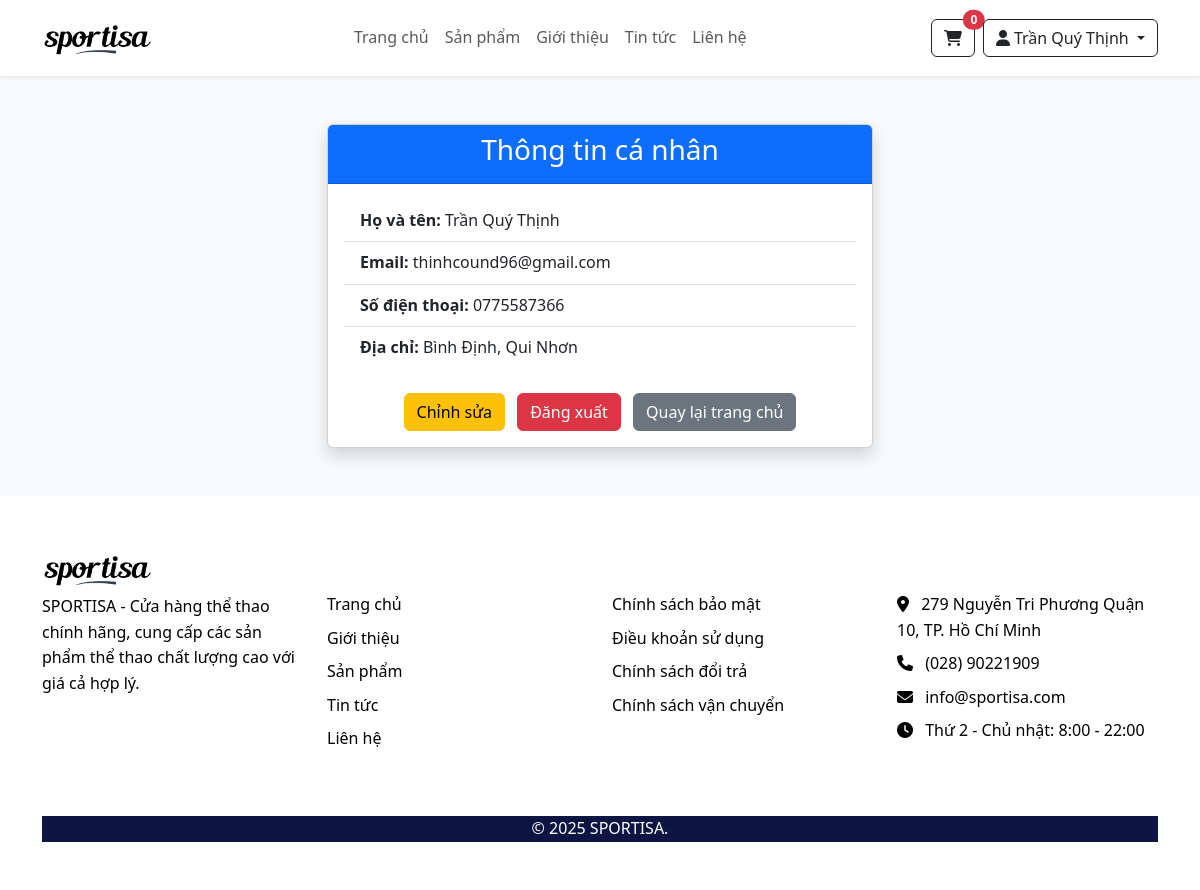
/profile.php (signed in), run on the app's committed database.
### tables this page shows
CREATE TABLE `users` (
  `id` int(11) NOT NULL,
  `username` varchar(50) NOT NULL,
  `email` varchar(100) NOT NULL,
  `password` varchar(255) NOT NULL,
  `full_name` varchar(100) NOT NULL,
  `phone` varchar(20) DEFAULT NULL,
  `address` text DEFAULT NULL,
  `role` enum('admin','user') DEFAULT 'user',
  `status` enum('active','inactive') DEFAULT 'active',
  `created_at` timestamp NOT NULL DEFAULT current_timestamp(),
  `updated_at` timestamp NOT NULL DEFAULT current_timestamp() ON UPDATE current_timestamp()
);

### controllers/profilecontroller.php (called while the page is built)
<?php
class ProfileController {
  private $model;
  public function __construct($model) {
    $this->model = $model;
  }
  public function getProfile($email) {
    return $this->model->getUserByEmail($email);
  }
}
?>

### models/profilemodel.php (called while the page is built)
<?php
class ProfileModel {
  private $conn;
  public function __construct($conn) {
    $this->conn = $conn;
  }
  public function getUserByEmail($email) {
    $stmt = $this->conn->prepare("SELECT * FROM users WHERE email = :email");
    $stmt->bindParam(':email', $email, PDO::PARAM_STR);
    $stmt->execute();
    return $stmt->fetchAll(PDO::FETCH_ASSOC);
  }
}
?>

### profile.php (the view, shortened to what this page needs)
<?php
require_once 'config/database.php';
require_once 'models/profilemodel.php';
require_once 'controllers/profilecontroller.php';
try {
  $profileModel = new ProfileModel($conn);
  $profileController = new ProfileController($profileModel);
  $user = $profileController->getProfile($_SESSION['email']);
} catch (PDOException $e) {
  echo '<div class="alert alert-danger text-center">Có lỗi xảy ra: ' . $e->getMessage() . '</div>';
  exit;
}
?>
<!DOCTYPE html>
<html lang="vi">
<head>
  <link href="https://cdn.jsdelivr.net/npm/bootstrap@5.3.0/dist/css/bootstrap.min.css" rel="stylesheet">
</head>
<?php include 'header.php'; ?>
<body class="bg-light">
<div class="container py-5">
  <div class="row justify-content-center">
    <div class="col-md-6">
      <div class="card shadow position-relative">
        <div class="card-header bg-primary text-white text-center">
          <h3>Thông tin cá nhân</h3>
        </div>
        <?php if (!empty($user)): ?>
          <?php foreach ($user as $userAct): ?>
          <div class="card-body">
            <ul class="list-group list-group-flush">
              <li class="list-group-item"><strong>Họ và tên:</strong> <?= htmlspecialchars($userAct['full_name']) ?></li>
              <li class="list-group-item"><strong>Email:</strong> <?= htmlspecialchars($userAct['email']) ?></li>
              <li class="list-group-item"><strong>Số điện thoại:</strong> <?= htmlspecialchars($userAct['phone']) ?></li>
              <li class="list-group-item"><strong>Địa chỉ:</strong> <?= htmlspecialchars($userAct['address']) ?></li>
            </ul>
            <div class="text-center mt-4">
              <a href="edit_profile.php" class="btn btn-warning me-2">Chỉnh sửa</a>
              <a href="logout.php" class="btn btn-danger me-2">Đăng xuất</a>
              <a href="index.php" class="btn btn-secondary">Quay lại trang chủ</a>
            </div>
          </div>
          <?php endforeach; ?>
        <?php else: ?>
          <div class="card-body text-center">
            <p class="text-danger">Không tìm thấy thông tin người dùng.</p>
          </div>
        <?php endif; ?>
      </div>
    </div>
  </div>
</div>
<?php include 'footer.php'; ?>
</body>
</html>

### css/style.css (style rules this page uses)
:root { --primary-color: #2c3e50; --secondary-color: #3498db; --accent-color: #e74c3c; --light-color: #ecf0f1; --dark-color: #2c3e50; }
body { font-family: "Segoe UI", Tahoma, Geneva, Verdana, sans-serif; line-height: 1.6; color: var(--dark-color); }

### profile.php (style rules this page uses)
.card-body { padding: 50px }

### data on the page
users: full_name "Trần Quý Thịnh", email "thinhcound96@gmail.com", phone "0775587366", address "Bình Định, Qui Nhơn"

### other printed values
$_SESSION['username'] "Trần Quý Thịnh"
